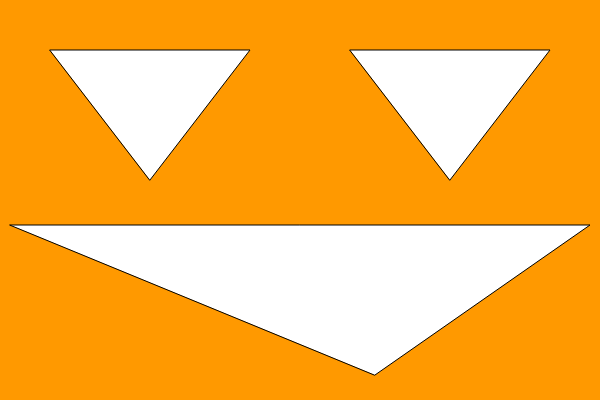
Frame 1 (no input)
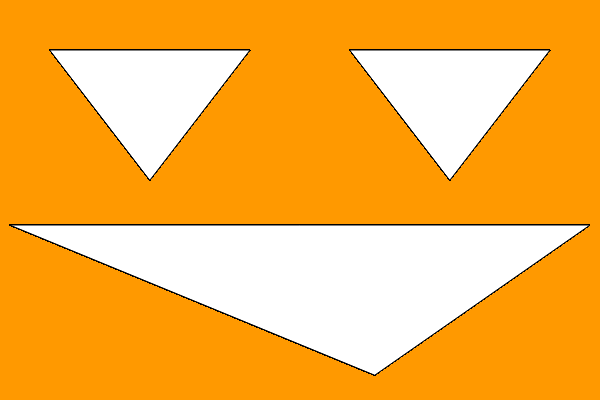
Frame 60 (no input)
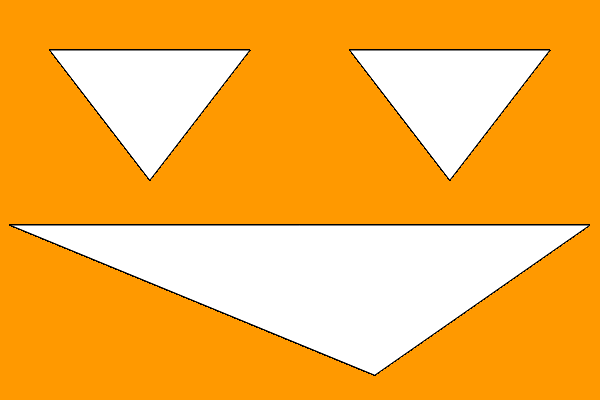
Frame 120 (the mouse pressed at the canvas centre since frame 60)

The p5.js sketch that drew these frames (run headless with seeded random() and noise() and a simulated clock; from frame 60 on, the mouse is pressed at the canvas centre):

// p5.js sketch
// ── sketch.js
function setup() {
    createCanvas( 600, 400 );
    background( 'rgb(255, 153, 0)' );
}

function draw() {
    triangle( 50, 50, 250, 50, 150, 180 );
    triangle( 350, 50, 550, 50, 450, 180 );
    triangle( 10, 225, 590, 225, 375, 375 );
}
